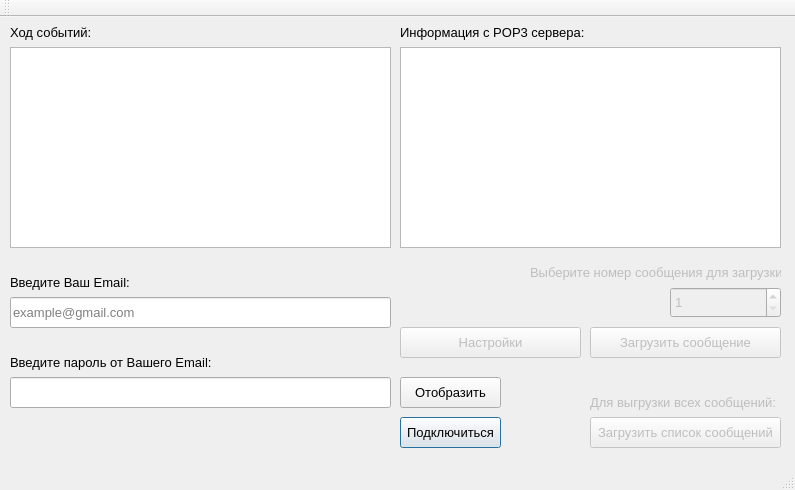
<?xml version="1.0" encoding="UTF-8"?>
<ui version="4.0">
 <class>ClientPOP3</class>
 <widget class="QMainWindow" name="ClientPOP3">
  <property name="geometry">
   <rect>
    <x>0</x>
    <y>0</y>
    <width>795</width>
    <height>490</height>
   </rect>
  </property>
  <property name="minimumSize">
   <size>
    <width>795</width>
    <height>490</height>
   </size>
  </property>
  <property name="maximumSize">
   <size>
    <width>795</width>
    <height>490</height>
   </size>
  </property>
  <property name="windowTitle">
   <string>ClientPOP3</string>
  </property>
  <widget class="QWidget" name="centralWidget">
   <widget class="QTextEdit" name="textEdit_1">
    <property name="geometry">
     <rect>
      <x>10</x>
      <y>30</y>
      <width>381</width>
      <height>201</height>
     </rect>
    </property>
    <property name="font">
     <font>
      <pointsize>10</pointsize>
     </font>
    </property>
    <property name="readOnly">
     <bool>true</bool>
    </property>
   </widget>
   <widget class="QTextEdit" name="textEdit_2">
    <property name="geometry">
     <rect>
      <x>400</x>
      <y>30</y>
      <width>381</width>
      <height>201</height>
     </rect>
    </property>
    <property name="font">
     <font>
      <pointsize>10</pointsize>
     </font>
    </property>
    <property name="readOnly">
     <bool>true</bool>
    </property>
   </widget>
   <widget class="QLabel" name="label_1">
    <property name="geometry">
     <rect>
      <x>10</x>
      <y>0</y>
      <width>201</width>
      <height>31</height>
     </rect>
    </property>
    <property name="font">
     <font>
      <pointsize>10</pointsize>
     </font>
    </property>
    <property name="text">
     <string>Ход событий:</string>
    </property>
   </widget>
   <widget class="QLabel" name="label_2">
    <property name="geometry">
     <rect>
      <x>400</x>
      <y>0</y>
      <width>201</width>
      <height>31</height>
     </rect>
    </property>
    <property name="font">
     <font>
      <pointsize>10</pointsize>
     </font>
    </property>
    <property name="text">
     <string>Информация с POP3 сервера:</string>
    </property>
   </widget>
   <widget class="QLineEdit" name="lineEdit_1">
    <property name="geometry">
     <rect>
      <x>10</x>
      <y>280</y>
      <width>381</width>
      <height>31</height>
     </rect>
    </property>
    <property name="font">
     <font>
      <pointsize>10</pointsize>
     </font>
    </property>
    <property name="text">
     <string/>
    </property>
    <property name="maxLength">
     <number>100</number>
    </property>
    <property name="placeholderText">
     <string>example@gmail.com</string>
    </property>
   </widget>
   <widget class="QLabel" name="label_3">
    <property name="geometry">
     <rect>
      <x>10</x>
      <y>250</y>
      <width>201</width>
      <height>31</height>
     </rect>
    </property>
    <property name="font">
     <font>
      <pointsize>10</pointsize>
     </font>
    </property>
    <property name="text">
     <string>Введите Ваш Email:</string>
    </property>
   </widget>
   <widget class="QLabel" name="label_4">
    <property name="geometry">
     <rect>
      <x>10</x>
      <y>330</y>
      <width>201</width>
      <height>31</height>
     </rect>
    </property>
    <property name="font">
     <font>
      <pointsize>10</pointsize>
     </font>
    </property>
    <property name="text">
     <string>Введите пароль от Вашего Email:</string>
    </property>
   </widget>
   <widget class="QLineEdit" name="lineEdit_2">
    <property name="geometry">
     <rect>
      <x>10</x>
      <y>360</y>
      <width>381</width>
      <height>31</height>
     </rect>
    </property>
    <property name="font">
     <font>
      <pointsize>10</pointsize>
     </font>
    </property>
    <property name="text">
     <string/>
    </property>
    <property name="maxLength">
     <number>100</number>
    </property>
    <property name="echoMode">
     <enum>QLineEdit::Password</enum>
    </property>
   </widget>
   <widget class="QPushButton" name="pushButton_1">
    <property name="geometry">
     <rect>
      <x>400</x>
      <y>360</y>
      <width>101</width>
      <height>31</height>
     </rect>
    </property>
    <property name="font">
     <font>
      <pointsize>10</pointsize>
     </font>
    </property>
    <property name="text">
     <string>Отобразить</string>
    </property>
   </widget>
   <widget class="QPushButton" name="pushButton_2">
    <property name="geometry">
     <rect>
      <x>400</x>
      <y>400</y>
      <width>101</width>
      <height>31</height>
     </rect>
    </property>
    <property name="font">
     <font>
      <pointsize>10</pointsize>
     </font>
    </property>
    <property name="text">
     <string>Подключиться</string>
    </property>
    <property name="autoDefault">
     <bool>false</bool>
    </property>
    <property name="default">
     <bool>true</bool>
    </property>
   </widget>
   <widget class="QSpinBox" name="spinBox">
    <property name="enabled">
     <bool>false</bool>
    </property>
    <property name="geometry">
     <rect>
      <x>670</x>
      <y>270</y>
      <width>111</width>
      <height>31</height>
     </rect>
    </property>
    <property name="font">
     <font>
      <pointsize>10</pointsize>
     </font>
    </property>
    <property name="minimum">
     <number>1</number>
    </property>
    <property name="maximum">
     <number>1000</number>
    </property>
   </widget>
   <widget class="QLabel" name="label_5">
    <property name="enabled">
     <bool>false</bool>
    </property>
    <property name="geometry">
     <rect>
      <x>530</x>
      <y>240</y>
      <width>251</width>
      <height>31</height>
     </rect>
    </property>
    <property name="font">
     <font>
      <pointsize>10</pointsize>
     </font>
    </property>
    <property name="text">
     <string>Выберите номер сообщения для загрузки:</string>
    </property>
   </widget>
   <widget class="QPushButton" name="pushButton_3">
    <property name="enabled">
     <bool>false</bool>
    </property>
    <property name="geometry">
     <rect>
      <x>590</x>
      <y>400</y>
      <width>191</width>
      <height>31</height>
     </rect>
    </property>
    <property name="font">
     <font>
      <pointsize>10</pointsize>
     </font>
    </property>
    <property name="text">
     <string>Загрузить список сообщений</string>
    </property>
   </widget>
   <widget class="QPushButton" name="pushButton_4">
    <property name="enabled">
     <bool>false</bool>
    </property>
    <property name="geometry">
     <rect>
      <x>590</x>
      <y>310</y>
      <width>191</width>
      <height>31</height>
     </rect>
    </property>
    <property name="font">
     <font>
      <pointsize>10</pointsize>
     </font>
    </property>
    <property name="text">
     <string>Загрузить сообщение</string>
    </property>
   </widget>
   <widget class="QLabel" name="label_6">
    <property name="enabled">
     <bool>false</bool>
    </property>
    <property name="geometry">
     <rect>
      <x>590</x>
      <y>370</y>
      <width>191</width>
      <height>31</height>
     </rect>
    </property>
    <property name="font">
     <font>
      <pointsize>10</pointsize>
     </font>
    </property>
    <property name="text">
     <string>Для выгрузки всех сообщений:</string>
    </property>
   </widget>
   <widget class="QPushButton" name="pushButton_5">
    <property name="enabled">
     <bool>false</bool>
    </property>
    <property name="geometry">
     <rect>
      <x>400</x>
      <y>310</y>
      <width>181</width>
      <height>31</height>
     </rect>
    </property>
    <property name="font">
     <font>
      <pointsize>10</pointsize>
     </font>
    </property>
    <property name="text">
     <string>Настройки</string>
    </property>
    <property name="default">
     <bool>false</bool>
    </property>
   </widget>
  </widget>
  <widget class="QMenuBar" name="menuBar">
   <property name="geometry">
    <rect>
     <x>0</x>
     <y>0</y>
     <width>795</width>
     <height>21</height>
    </rect>
   </property>
  </widget>
  <widget class="QToolBar" name="mainToolBar">
   <attribute name="toolBarArea">
    <enum>TopToolBarArea</enum>
   </attribute>
   <attribute name="toolBarBreak">
    <bool>false</bool>
   </attribute>
  </widget>
  <widget class="QStatusBar" name="statusBar"/>
 </widget>
 <layoutdefault spacing="6" margin="11"/>
 <resources/>
 <connections/>
</ui>
